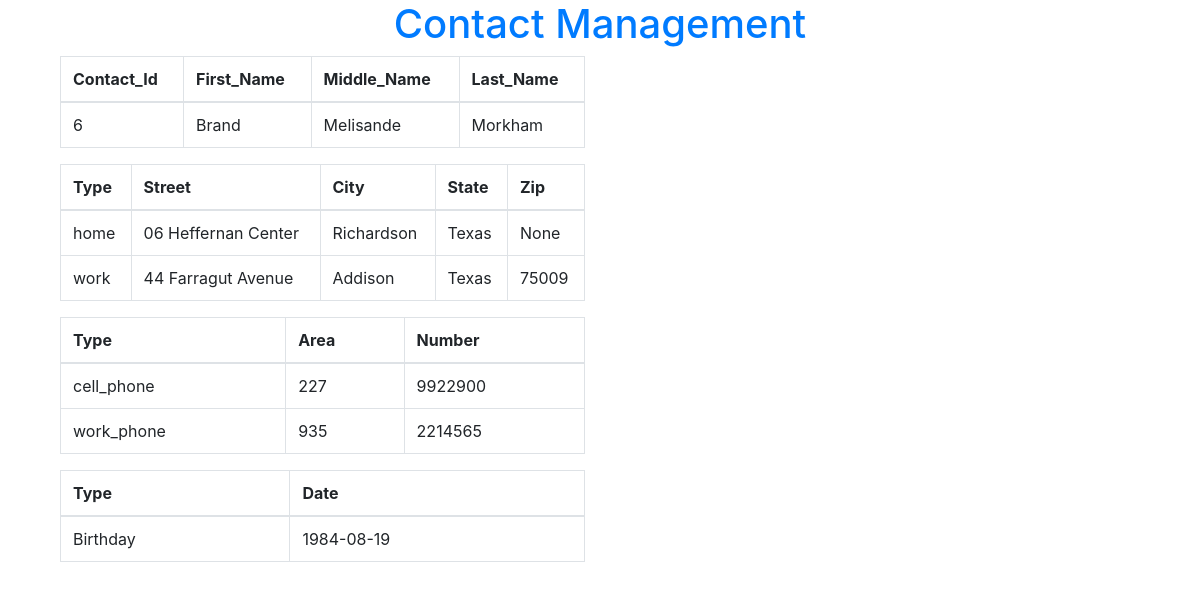
The page /contact/6/ on the database its author committed.
### contact_app/models.py (models this page shows, shortened)
class Contact(models.Model):
    Contact_id = models.AutoField(primary_key=True)
    Fname = models.CharField(max_length=50)
    Mname = models.CharField(max_length=50,blank=True)
    Lname = models.CharField(max_length=50)

class Address(models.Model):
    Address_id = models.AutoField(primary_key=True)
    Contact_id = models.ForeignKey('Contact', on_delete=models.CASCADE,db_column="Contact_id")
    Address_type = models.CharField(max_length=50,null=True)
    Street = models.CharField(max_length=100,blank=True,null=True)
    City = models.CharField(max_length=50,blank=True,null=True)
    State = models.CharField(max_length=50,blank=True,null=True)
    Zip = models.IntegerField(blank=True,null=True)

class Phone(models.Model):
    Phone_id = models.AutoField(primary_key=True)
    Contact_id = models.ForeignKey('Contact', on_delete=models.CASCADE,db_column="Contact_id")
    Phone_type = models.CharField(max_length=50,blank=True,null=True)
    Area_code = models.IntegerField(blank=True,null=True)
    Number = models.IntegerField(blank=True,null=True)

class Date(models.Model):
    Date_id = models.AutoField(primary_key=True)
    Contact_id = models.ForeignKey('Contact', on_delete=models.CASCADE,db_column="Contact_id")
    Date_type = models.CharField(max_length=50,blank=True)
    Date = models.DateTimeField(blank=True,null=True)

### contact_app/views.py (the view)
# urls.py: path('contact/<int:pk>/', views.contact_detail, name='contact_detail'),
def contact_detail(request, pk):
    try:
        cont_obj = Contact.objects.filter(Contact_id=pk)
        address_obj = Address.objects.filter(Contact_id=pk)
        phone_obj = Phone.objects.filter(Contact_id=pk)
        date_obj = Date.objects.filter(Contact_id=pk)
        result = {'contact': cont_obj, "address": address_obj, "phone": phone_obj, "date": date_obj}
    except Contact.DoesNotExist:
        raise Http404('Contact not found')
    return render(request, 'contact.html', result)

### contact_app/templates/contact.html
{% extends 'base.html' %}
{% block content %}
<div class="col-md-6">
<table class="table table-bordered table-md">
  <thead>
    <tr>
      <th scope="col">Contact_Id</th>
      <th scope="col">First_Name</th>
      <th scope="col">Middle_Name</th>
      <th scope="col">Last_Name</th>
    </tr>
  </thead>
  <tbody>
    {%for c in contact%}
    <tr>
      <td>{{c.Contact_id}}</td>
      <td>{{c.Fname}}</td>
      <td>{{c.Mname}}</td>
      <td>{{c.Lname}}</td>
    </tr>
    {%endfor%}
  </tbody>
</table>
</div>
<div class="col-md-6">
<table class="table table-bordered table-md">
  <thead>
    <tr>
      <th scope="col">Type</th>
      <th scope="col">Street</th>
      <th scope="col">City</th>
      <th scope="col">State</th>
      <th scope="col">Zip</th>
    </tr>
  </thead>
  <tbody>
    {%for p in address%}
    <tr>
      <td>{{p.Address_type}}</td>
      <td>{{p.Street}}</td>
      <td>{{p.City}}</td>
      <td>{{p.State}}</td>
      <td>{{p.Zip}}</td>
    </tr>
    {%endfor%}
  </tbody>
</table>
</div>
<div class="col-md-6">
<table class="table table-bordered table-md">
  <thead>
    <tr>
      <th scope="col">Type</th>
      <th scope="col">Area</th>
      <th scope="col">Number</th>
    </tr>
  </thead>
  <tbody>
    {%for p in phone%}
    <tr>
      <td>{{p.Phone_type}}</td>
      <td>{{p.Area_code}}</td>
      <td>{{p.Number}}</td>
    </tr>
    {%endfor%}
  </tbody>
</table>
</div>
<div class="col-md-6">
<table class="table table-bordered table-md">
  <thead>
    <tr>
      <th scope="col">Type</th>
      <th scope="col">Date</th>
    </tr>
  </thead>
  <tbody>
    {%for d in date%}
    <tr>
      <td>{{d.Date_type}}</td>
      <td>{{d.Date|date:'Y-m-d'}}</td>
    </tr>
    {%endfor%}
  </tbody>
</table>
</div>
{% endblock %}

### rows shown on the page
Contact: Contact_id "6", Fname "Brand", Mname "Melisande", Lname "Morkham"
Address: Address_type "home", Street "06 Heffernan Center", City "Richardson", State "Texas", Zip "None"
Address: Address_type "work", Street "44 Farragut Avenue", City "Addison", State "Texas", Zip "75009"
Phone: Phone_type "cell_phone", Area_code "227", Number "9922900"
Phone: Phone_type "work_phone", Area_code "935", Number "2214565"
Date: Date_type "Birthday", Date "1984-08-19"
